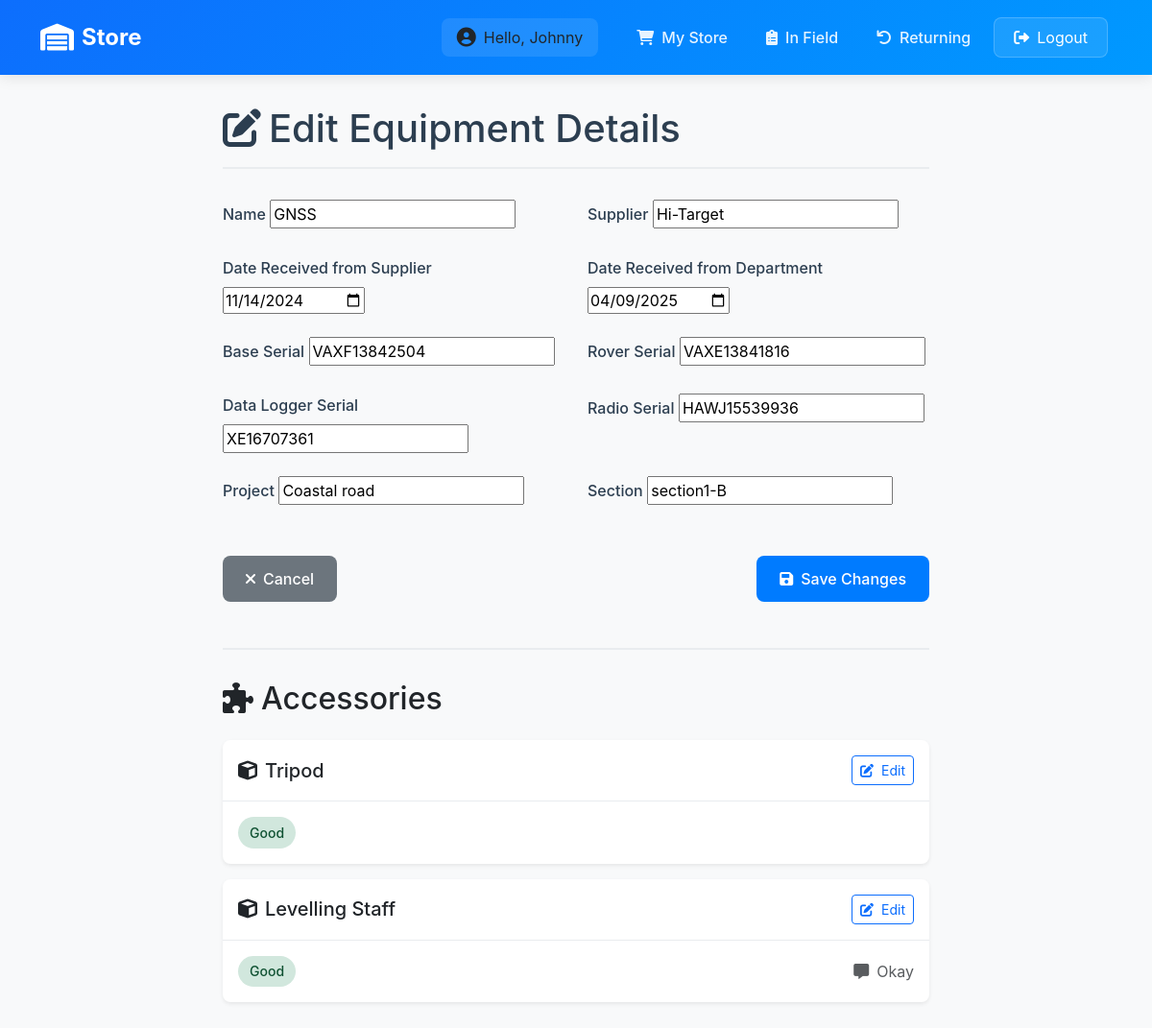
/inventory/equipment/69/edit/ (signed in), run on an earlier commit of the app's database.
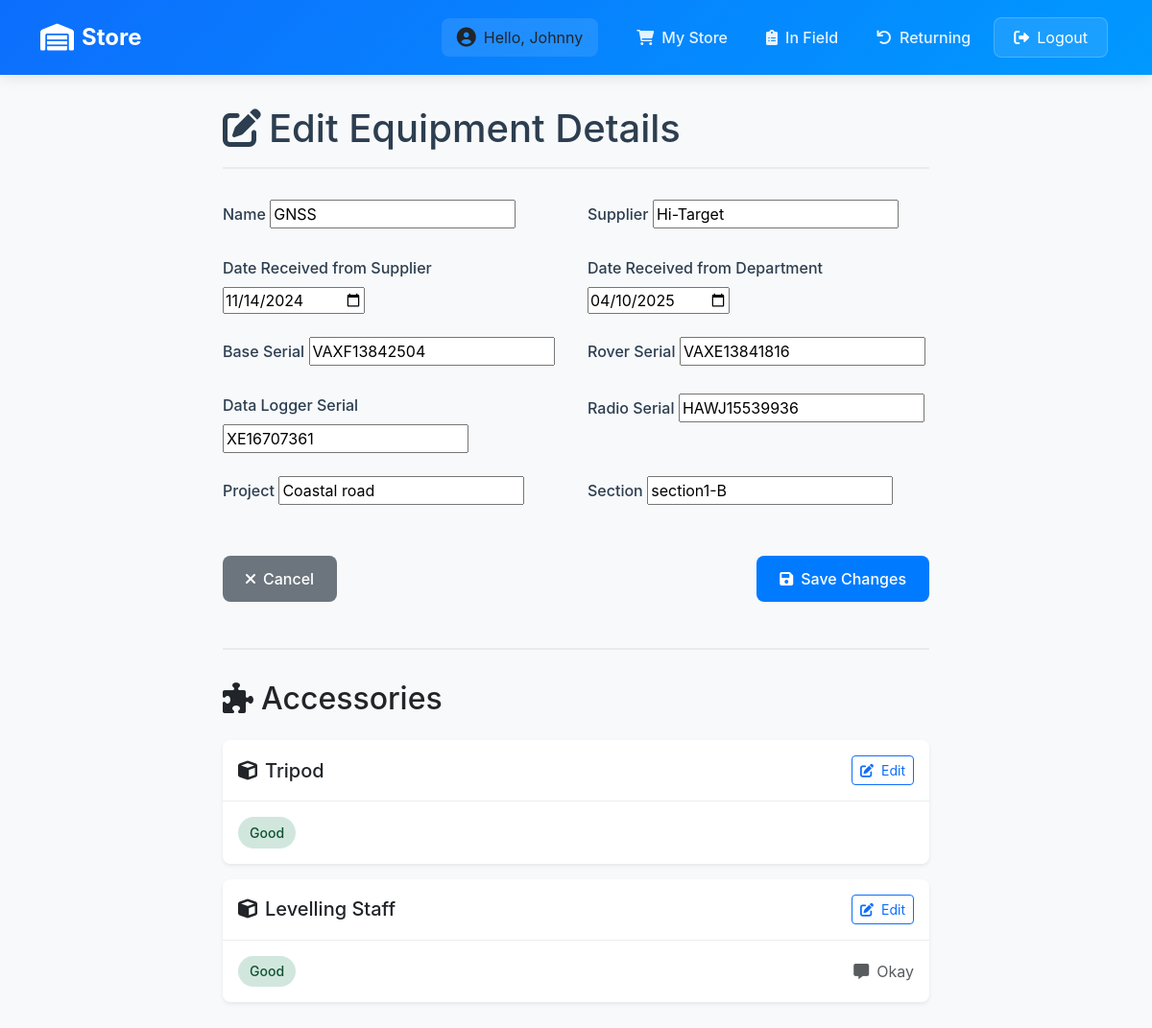
And on a later commit of the database.
### inventory/models.py (models this page shows, shortened)
class EquipmentsInSurvey(models.Model):
    name = models.CharField(max_length=100)
    date_of_receiving_from_supplier = models.DateField()
    supplier = models.CharField(max_length=20)
    base_serial = models.CharField(max_length=100)
    roover_serial = models.CharField(max_length=100)
    data_logger_serial = models.CharField(max_length=100)
    radio_serial = models.CharField(max_length=100)
    chief_surveyor = models.ForeignKey(User, on_delete=models.CASCADE, null=True)
    surveyor_responsible = models.CharField(max_length=100, null=True)
    project = models.CharField(max_length=20)
    section = models.CharField(max_length=100)
    date_receiving_from_department = models.DateField()
    status = models.CharField(choices=[('In Store', 'In Store'), ('In Field', 'In Field'), ('With Chief Surveyor', 'With Chief Surveyor'), ('Returning', 'Returning')], max_length=100, default='In Store')

### inventory/views.py (the view)
# urls.py: path('equipment/<int:id>/edit/', views.edit_equipment, name='edit_equipment'),
@login_required
def edit_equipment(request, id):
    equipment = get_object_or_404(EquipmentsInSurvey, id=id)
    if request.method == 'POST':
        form = EquipmentEditForm(request.POST, request.FILES, instance=equipment)
        if form.is_valid():
            form.save()
            messages.success(request, 'Equipment details updated successfully!')
            return redirect('equipment_detail', id=equipment.id)
    else:
        form = EquipmentEditForm(instance=equipment)
    return render(request, 'equipments/edit_equipment.html', {
        'form': form,
        'equipment': equipment
    })

### inventory/forms.py
class EquipmentEditForm(forms.ModelForm):
    class Meta:
        model = EquipmentsInSurvey
        fields = [
            'name', 'date_of_receiving_from_supplier', 'supplier',
            'base_serial', 'roover_serial', 'data_logger_serial',
            'radio_serial', 'project', 'section', 'date_receiving_from_department'
        ]
        widgets = {
            'date_of_receiving_from_supplier': forms.DateInput(attrs={'type': 'date'}),
            'date_receiving_from_department': forms.DateInput(attrs={'type': 'date'}),
        }

### inventory/context_processors.py (called while the page is built)
def is_admin(request):
    return {'is_admin': request.user.is_authenticated and request.user.is_superuser}

### inventory/templates/equipments/edit_equipment.html (shortened to what the changed rows need)
{% extends 'base_dashboard.html' %}
{% load static %}
{% block content %}
<div class="container">
    <div class="form-container">
        <h1 class="page-title">
            <i class="fas fa-edit me-2"></i>Edit Equipment Details
        </h1>
        <form method="post">
            <div class="row">
                <div class="col-md-6">
                    <div class="form-group">
                        <label class="form-label">Name</label>
                        {{ form.name }}
                    </div>
                </div>
                <div class="col-md-6">
                    <div class="form-group">
                        <label class="form-label">Supplier</label>
                        {{ form.supplier }}
                    </div>
                </div>
            </div>
            <div class="row">
                <div class="col-md-6">
                    <div class="form-group">
                        <label class="form-label">Date Received from Supplier</label>
                        {{ form.date_of_receiving_from_supplier }}
                    </div>
                </div>
                <div class="col-md-6">
                    <div class="form-group">
                        <label class="form-label">Date Received from Department</label>
                        {{ form.date_receiving_from_department }}
                    </div>
                </div>
            </div>
            <div class="row">
                <div class="col-md-6">
                    <div class="form-group">
                        <label class="form-label">Base Serial</label>
                        {{ form.base_serial }}
                    </div>
                </div>
                <div class="col-md-6">
                    <div class="form-group">
                        <label class="form-label">Rover Serial</label>
                        {{ form.roover_serial }}
                    </div>
                </div>
            </div>
            <div class="row">
                <div class="col-md-6">
                    <div class="form-group">
                        <label class="form-label">Data Logger Serial</label>
                        {{ form.data_logger_serial }}
                    </div>
                </div>
                <div class="col-md-6">
                    <div class="form-group">
                        <label class="form-label">Radio Serial</label>
                        {{ form.radio_serial }}
                    </div>
                </div>
            </div>
            <div class="row">
                <div class="col-md-6">
                    <div class="form-group">
                        <label class="form-label">Project</label>
                        {{ form.project }}
                    </div>
                </div>
                <div class="col-md-6">
                    <div class="form-group">
                        <label class="form-label">Section</label>
                        {{ form.section }}
                    </div>
                </div>
            </div>
        </form>
        <div class="accessories-section">
            <div class="d-flex justify-content-between align-items-center mb-4">
                <h2 class="section-title mb-0">
                    <i class="fas fa-puzzle-piece me-2"></i>Accessories
                </h2>
            </div>
        </div>
    </div>
</div>
{% endblock %}

What changed in the data, as far as the page shows it:
changed EquipmentsInSurvey "GNSS": date_receiving_from_department "04/09/2025" → "04/10/2025"
